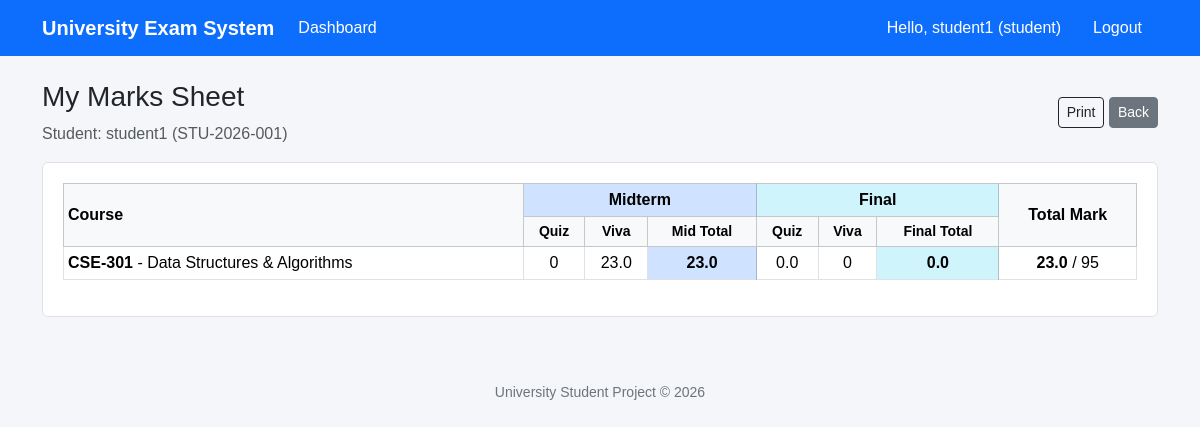
The page /evaluations/student/grades/ (signed in) on the database its author committed.
### core/models.py (models this page shows, shortened)
class CustomUser(AbstractUser):
    ROLE_STUDENT = 'student'
    ROLE_TEACHER = 'teacher'
    ROLE_CHOICES = [
        (ROLE_STUDENT, 'Student'),
        (ROLE_TEACHER, 'Teacher'),
    ]
    role = models.CharField(max_length=10, choices=ROLE_CHOICES, default=ROLE_STUDENT)
    university_id = models.CharField(max_length=30, blank=True, null=True, help_text="Student ID or Faculty ID")
    department = models.CharField(max_length=100, default='Computer Science & Engineering', blank=True)
    phone = models.CharField(max_length=20, blank=True, null=True)
    profile_pic = models.ImageField(upload_to='profiles/', blank=True, null=True)
    @property
    def is_teacher(self):
        return self.role == self.ROLE_TEACHER

### academics/models.py (models this page shows, shortened)
class Course(models.Model):
    code = models.CharField(max_length=20, unique=True, help_text="e.g. CSE-301")
    title = models.CharField(max_length=150, help_text="e.g. Data Structures and Algorithms")
    description = models.TextField(blank=True)
    semester = models.ForeignKey(Semester, on_delete=models.CASCADE, related_name='courses')
    teacher = models.ForeignKey(
        settings.AUTH_USER_MODEL,
        on_delete=models.SET_NULL,
        null=True,
        blank=True,
        limit_choices_to={'role': 'teacher'},
        related_name='taught_courses'
    )
    students = models.ManyToManyField(
        settings.AUTH_USER_MODEL,
        blank=True,
        limit_choices_to={'role': 'student'},
        related_name='enrolled_courses'
    )
    created_at = models.DateTimeField(auto_now_add=True)

### evaluations/views.py (the view)
# urls.py: path('student/grades/', views.student_grade_report, name='student_grade_report'),
@login_required
def student_grade_report(request):
    if request.user.is_teacher:
        return redirect('teacher_dashboard')
    courses = request.user.enrolled_courses.all()
    reports = []
    for course in courses:
        mid_quizzes = Quiz.objects.filter(course=course, term=TermChoices.MIDTERM)
        mid_vivas = VivaAssessment.objects.filter(course=course, term=TermChoices.MIDTERM)
        fin_quizzes = Quiz.objects.filter(course=course, term=TermChoices.FINAL)
        fin_vivas = VivaAssessment.objects.filter(course=course, term=TermChoices.FINAL)
        mid_q_sub = QuizSubmission.objects.filter(quiz__in=mid_quizzes, student=request.user)
        mid_q_obtained = sum([float(s.obtained_marks) for s in mid_q_sub])
        mid_q_total = sum([q.total_marks for q in mid_quizzes])
        mid_v_sub = VivaSubmission.objects.filter(viva__in=mid_vivas, student=request.user, is_graded=True)
        mid_v_obtained = sum([float(s.obtained_marks or 0) for s in mid_v_sub])
        mid_v_total = sum([v.total_marks for v in mid_vivas])
        fin_q_sub = QuizSubmission.objects.filter(quiz__in=fin_quizzes, student=request.user)
        fin_q_obtained = sum([float(s.obtained_marks) for s in fin_q_sub])
        fin_q_total = sum([q.total_marks for q in fin_quizzes])
        fin_v_sub = VivaSubmission.objects.filter(viva__in=fin_vivas, student=request.user, is_graded=True)
        fin_v_obtained = sum([float(s.obtained_marks or 0) for s in fin_v_sub])
        fin_v_total = sum([v.total_marks for v in fin_vivas])
        total_obtained = mid_q_obtained + mid_v_obtained + fin_q_obtained + fin_v_obtained
        grand_total = mid_q_total + mid_v_total + fin_q_total + fin_v_total
        percentage = round((total_obtained / grand_total * 100), 1) if grand_total > 0 else 0
        reports.append({
            'course': course,
            'mid_q_obtained': mid_q_obtained,
            'mid_q_total': mid_q_total,
            'mid_v_obtained': mid_v_obtained,
            'mid_v_total': mid_v_total,
            'mid_total': mid_q_obtained + mid_v_obtained,
            'fin_q_obtained': fin_q_obtained,
            'fin_q_total': fin_q_total,
            'fin_v_obtained': fin_v_obtained,
            'fin_v_total': fin_v_total,
            'fin_total': fin_q_obtained + fin_v_obtained,
            'total_obtained': total_obtained,
            'grand_total': grand_total,
            'percentage': percentage,
        })
    return render(request, 'evaluations/student_grade_report.html', {'reports': reports})

### templates/evaluations/student_grade_report.html
{% extends 'base.html' %}
{% block content %}
<div class="d-flex justify-content-between align-items-center mb-3">
    <div>
        <h3>My Marks Sheet</h3>
        <p class="text-muted mb-0">Student: {{ user.username }} ({{ user.university_id }})</p>
    </div>
    <div>
        <button class="btn btn-outline-dark btn-sm" onclick="window.print()">Print</button>
        <a href="{% url 'student_dashboard' %}" class="btn btn-secondary btn-sm">Back</a>
    </div>
</div>
<div class="box">
    <table class="table table-bordered table-sm text-center">
        <thead class="table-light">
            <tr>
                <th rowspan="2" class="align-middle text-start">Course</th>
                <th colspan="3" class="table-primary">Midterm</th>
                <th colspan="3" class="table-info">Final</th>
                <th rowspan="2" class="align-middle">Total Mark</th>
            </tr>
            <tr class="small">
                <th>Quiz</th>
                <th>Viva</th>
                <th><b>Mid Total</b></th>
                <th>Quiz</th>
                <th>Viva</th>
                <th><b>Final Total</b></th>
            </tr>
        </thead>
        <tbody>
            {% for rep in reports %}
            <tr>
                <td class="text-start">
                    <b>{{ rep.course.code }}</b> - {{ rep.course.title }}
                </td>
                <td>{{ rep.mid_q_obtained }}</td>
                <td>{{ rep.mid_v_obtained }}</td>
                <td class="table-primary"><b>{{ rep.mid_total }}</b></td>
                <td>{{ rep.fin_q_obtained }}</td>
                <td>{{ rep.fin_v_obtained }}</td>
                <td class="table-info"><b>{{ rep.fin_total }}</b></td>
                <td><b>{{ rep.total_obtained }}</b> / {{ rep.grand_total }}</td>
            </tr>
            {% empty %}
            <tr><td colspan="8" class="text-muted">No course enrolled.</td></tr>
            {% endfor %}
        </tbody>
    </table>
</div>
{% endblock %}

### templates/base.html (shortened to what this page needs)
<!DOCTYPE html>
<html lang="en">
<head>
    <link href="https://cdn.jsdelivr.net/npm/bootstrap@5.3.3/dist/css/bootstrap.min.css" rel="stylesheet">
</head>
<body>
    <nav class="navbar navbar-expand-lg">
        <div class="container">
            <a class="navbar-brand fw-bold" href="{% url 'home' %}">University Exam System</a>
            <div class="collapse navbar-collapse" id="nav">
                <ul class="navbar-nav me-auto">
                    {% if user.is_authenticated %}
                        <li class="nav-item">
                            <a class="nav-link" href="{% url 'dashboard' %}">Dashboard</a>
                        </li>
                    {% endif %}
                </ul>
                <ul class="navbar-nav ms-auto">
                    {% if user.is_authenticated %}
                        <li class="nav-item">
                            <span class="nav-link text-white">Hello, {{ user.username }} ({{ user.role }})</span>
                        </li>
                        <li class="nav-item">
                            <a class="nav-link btn btn-danger btn-sm text-white ms-2 px-3" href="{% url 'logout' %}">Logout</a>
                        </li>
                    {% endif %}
                </ul>
            </div>
        </div>
    </nav>
    <div class="container mt-4">
        {% block content %}{% endblock %}
    </div>
    <footer>
        <p>University Student Project &copy; 2026</p>
    </footer>
</body>
</html>

### templates/base.html (style rules this page uses)
body { background-color: #f4f6f9; font-family: Arial, sans-serif; }
.navbar { background-color: #0d6efd; }
.navbar-brand, .nav-link { color: #ffffff !important; }
.box { background: #ffffff; padding: 20px; border-radius: 6px; border: 1px solid #dee2e6; margin-bottom: 20px; }
footer { margin-top: 50px; padding: 15px; text-align: center; color: #6c757d; font-size: 14px; }

### rows shown on the page
CustomUser: username "student1", role "student", university_id "STU-2026-001"
Course: course.code "CSE-301", course "Data Structures & Algorithms"

### other values the page prints
{{ rep.mid_q_obtained }} "0"
{{ rep.mid_v_obtained }} "23.0"
{{ rep.mid_total }} "23.0"
{{ rep.fin_q_obtained }} "0.0"
{{ rep.fin_v_obtained }} "0"
{{ rep.fin_total }} "0.0"
{{ rep.total_obtained }} "23.0"
{{ rep.grand_total }} "95"
